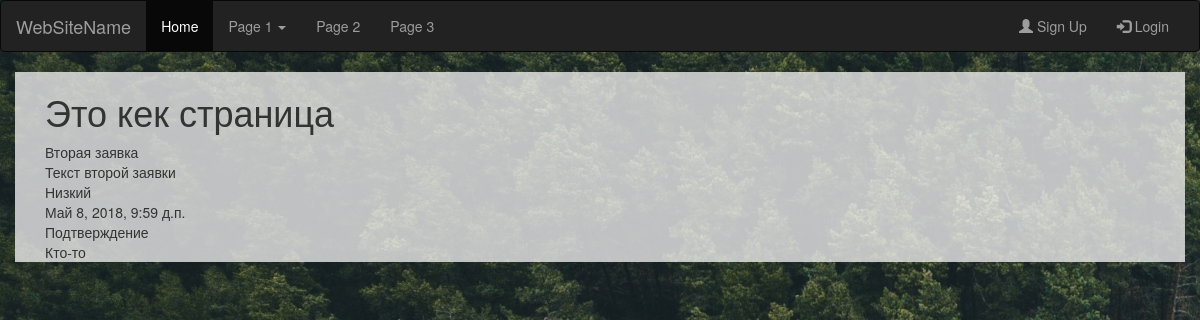
Screenshot of /issue/details/2 with the database file from the repository.
### issues/models.py (models this page shows, shortened)
class Task(models.Model):
    title = models.CharField(max_length=50, verbose_name='Заголовок')
    description = models.TextField(verbose_name='Текст Заявки')
    priority = models.ForeignKey('issues.Priority', on_delete=models.CASCADE, default='---', verbose_name='Приоритет')
    date_start = models.DateTimeField(verbose_name='Дата создания')
    date_end = models.DateTimeField(verbose_name='Дата закрытия', null=True)
    location = models.ForeignKey('issues.Place', on_delete=models.CASCADE, default='---', verbose_name='Местонахождение')
    status = models.ForeignKey('issues.Status', on_delete=models.CASCADE, default='---', verbose_name='Статус')
    assigned = models.CharField(max_length=50, default='---', verbose_name='Исполнитель')
    created = models.CharField(max_length=50, default='---', verbose_name='Создатель заявки')
    class Meta:
        verbose_name = 'Заявка'
        verbose_name_plural = 'Заявки'

class Priority(models.Model):
    priority_name = models.CharField(max_length=50, verbose_name='Приоритет')
    def __str__(self):
        return self.priority_name
    class Meta:
        verbose_name = 'Приоритет'
        verbose_name_plural = 'Приоритеты'
        ordering = ['id']

class Status(models.Model):
    status_name = models.CharField(max_length=50, verbose_name='Статус')
    def __str__(self):
        return self.status_name
    class Meta:
        verbose_name = 'Статус'
        verbose_name_plural = 'Статусы'

### issues/views.py (the view)
# urls.py: path('details/<int:task_id>', views.show_details, name='details'),
def show_details(request, task_id):
    task = get_object_or_404(Task, id=task_id)
    context = {'task': task}
    return render(request, 'issues/show_details.html', context)

### issues/templates/issues/show_details.html
{% extends "mainApp/wrapper.html" %}
{% block content %}
<div class="container" style="background-color: rgba(242, 242, 242, 0.77);">
<div class="col-md-12">
  <h1>Это кек страница</h1>
      {{task.title}}<br>
        {{task.description}}<br>
        {{task.priority}}<br>
        {{task.date_start}}<br>
        {{task.status}}<br>
        {{task.assigned}}<br>
</div>
</div>
{% endblock %}

### rows the page displays
Task: title "Вторая заявка", description "Текст второй заявки", priority "Низкий", date_start "Май 8, 2018, 9:59 д.п.", status "Подтверждение", assigned "Кто-то"
